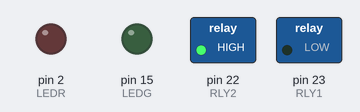
Recording of a sketch running on a simulated Arduino Mega 2560, built with avr-gcc and run on an emulated ATmega2560. Parts: switched loads named in the sketch (green lamp = pin HIGH), output pins drawn as LEDs (lit = HIGH).

Above: at 0.2 s.
At 1.2 s:
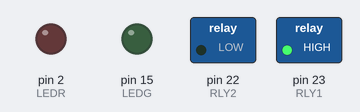
At 3.7 s:
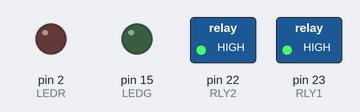
Timing chart, 0 to 4.6 s (numbered marks = the images above):
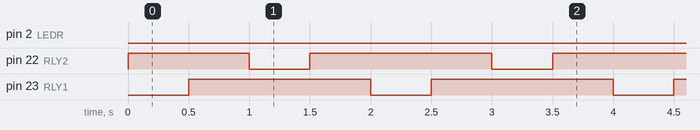

Measured:
- by itself, pin 2 (LEDR): LOW → HIGH at 6.0 s, → LOW 0.20 s later, → HIGH 0.20 s later, → LOW 0.20 s later, … (620 changes in this stretch)
- by itself, pin 22 (RLY2): alternates HIGH for 1.5 s and LOW for 0.50 s, 6 changes in all, then stays HIGH
- by itself, pin 23 (RLY1): alternates HIGH for 1.5 s and LOW for 0.50 s, 5 changes in all, then stays HIGH

The sketch:

Relay_3x_Once.ino
```cpp
#define LEDR  2
#define LEDG  15
#define RLY1  23
#define RLY2  22

void setup()
{ pinMode(LEDR,OUTPUT);
  pinMode(LEDG,OUTPUT);
  pinMode(RLY1,OUTPUT);
  pinMode(RLY2,OUTPUT);
  digitalWrite(RLY1,HIGH);
  digitalWrite(RLY2,HIGH);
}
void loop()
{ for(int i=0;i<3;i++)
  { digitalWrite(RLY1,LOW);   delay(500);
    digitalWrite(RLY1,HIGH);  delay(500);
    digitalWrite(RLY2,LOW);   delay(500);
    digitalWrite(RLY2,HIGH);  delay(500);
  }
  while(1)
  { digitalWrite(LEDR,HIGH);  delay(200);
    digitalWrite(LEDR,LOW);   delay(200);
  }
}
```
